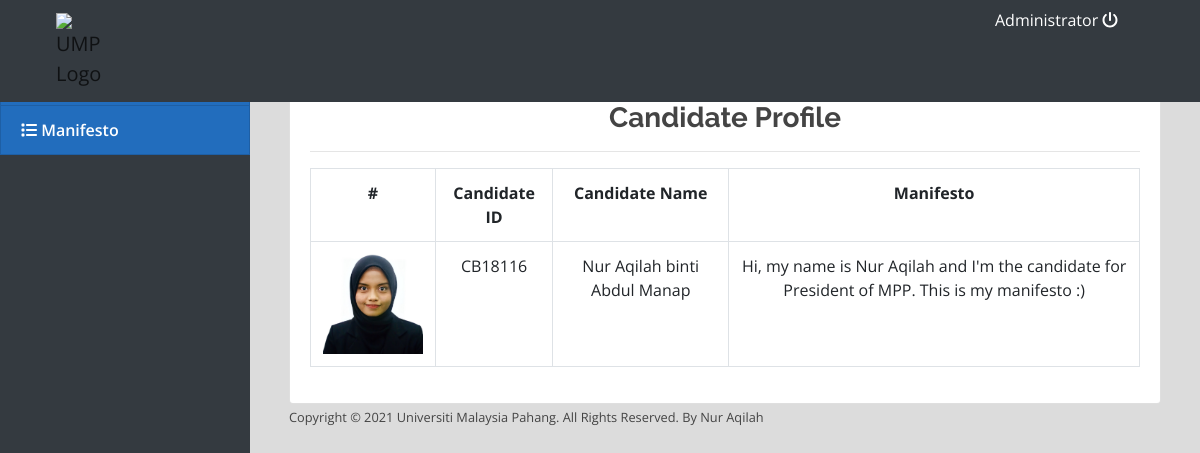
/cHomepage.php?page=cHome (signed in), run on the app's committed database.
### tables this page shows
CREATE TABLE `manifesto` (
  `cID` varchar(20) NOT NULL,
  `cName` text NOT NULL,
  `cManifesto` text NOT NULL
);

### cHome.php (the view, shortened to what this page needs)
	<div class="row mt-3 ml-3 mr-3">
	<div class="col-lg-12">
	<div class="card">
	<div class="card-body">
	<div class="text-center">
	<h3><b>Candidate Profile</b></h3>
	<hr>
	<table class="table table-bordered table-hover">
  <tr>
    <th>#</th>
	<th>Candidate ID</th>
    <th>Candidate Name</th>
    <th>Manifesto</th>
  </tr>
<?php
$conn = new mysqli("localhost", "root", "", "umpovs");
$sql = "SELECT cID, cName, cManifesto FROM manifesto WHERE cID='CB18116'";
$result = $conn->query($sql);
if (mysqli_num_rows($result) > 0){
	foreach($result as $row){
	?>
<tr>
    <?php
    foreach($result as $row){
    ?>
	<td><center><img src="assets/img/1616993460_IMG_9505-copy.jpg" alt="" width="100" height="100"></center></td>
	<td><?=$row["cID"]?></td>
	<td><?=$row["cName"]?></td>
	<td><?=$row["cManifesto"]?></td>
</tr>
	<?php $count=$count+1;
    }
   	?>
    </table>
	<?php
    } }
else {
    echo "0 results";
}
?>
</div>
</div>
</div>
<footer>
<small>Copyright © 2021 Universiti Malaysia Pahang. All Rights Reserved. By Nur Aqilah</small>
</footer>

### assets/css/style.css (style rules this page uses)
body { font-family: "Open Sans", sans-serif; color: #444444; width: 100%; height: calc(100%); }
h1, h2, h3, h4, h5, h6 { font-family: "Raleway", sans-serif; }

### cHomepage.php (style rules this page uses)
body { background: #80808045; }

### cHome.php (style rules this page uses)
table th,td { margin-left:auto; margin-right:auto; }

### data on the page
manifesto: cID "CB18116", cName "Nur Aqilah binti Abdul Manap", cManifesto "Hi, my name is Nur Aqilah and I'm the candidate for President of MPP. This is my manifesto :)"

### other printed values
$_SESSION['login_name'] "Administrator"
